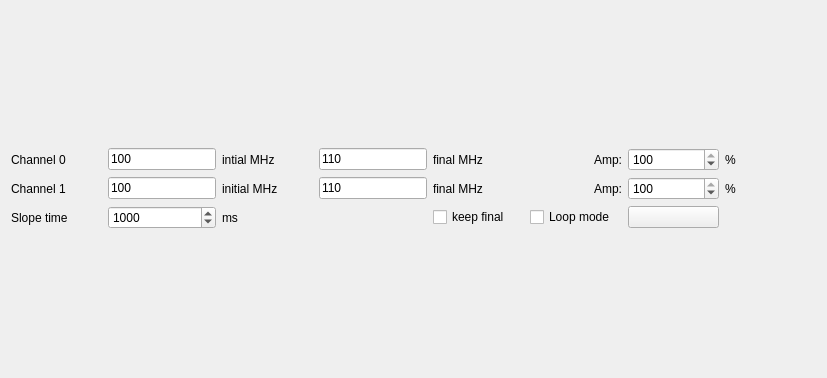
<?xml version="1.0" encoding="UTF-8"?>
<ui version="4.0">
 <class>Form</class>
 <widget class="QWidget" name="Form">
  <property name="geometry">
   <rect>
    <x>0</x>
    <y>0</y>
    <width>827</width>
    <height>378</height>
   </rect>
  </property>
  <property name="minimumSize">
   <size>
    <width>400</width>
    <height>0</height>
   </size>
  </property>
  <property name="windowTitle">
   <string>Form</string>
  </property>
  <property name="toolTip">
   <string/>
  </property>
  <layout class="QVBoxLayout" name="verticalLayout_2">
   <item>
    <layout class="QHBoxLayout" name="horizontalLayout">
     <item>
      <layout class="QVBoxLayout" name="verticalLayout">
       <item>
        <layout class="QGridLayout" name="gridLayout">
         <item row="1" column="5">
          <widget class="QLabel" name="label_3">
           <property name="text">
            <string>  Amp:</string>
           </property>
           <property name="alignment">
            <set>Qt::AlignRight|Qt::AlignTrailing|Qt::AlignVCenter</set>
           </property>
          </widget>
         </item>
         <item row="0" column="0">
          <widget class="QLabel" name="label_2">
           <property name="text">
            <string>Channel 0</string>
           </property>
          </widget>
         </item>
         <item row="1" column="3">
          <widget class="QLineEdit" name="lineEdit_freq_f_ch1">
           <property name="sizePolicy">
            <sizepolicy hsizetype="Minimum" vsizetype="Fixed">
             <horstretch>0</horstretch>
             <verstretch>0</verstretch>
            </sizepolicy>
           </property>
           <property name="text">
            <string>110</string>
           </property>
          </widget>
         </item>
         <item row="0" column="2">
          <widget class="QLabel" name="label">
           <property name="text">
            <string>intial MHz</string>
           </property>
          </widget>
         </item>
         <item row="1" column="0">
          <widget class="QLabel" name="label_2">
           <property name="text">
            <string>Channel 1</string>
           </property>
          </widget>
         </item>
         <item row="2" column="0">
          <widget class="QLabel" name="label_2">
           <property name="text">
            <string>Slope time</string>
           </property>
          </widget>
         </item>
         <item row="1" column="6">
          <widget class="QSpinBox" name="spinBox_amplitude1_slope">
           <property name="minimum">
            <number>10</number>
           </property>
           <property name="maximum">
            <number>100</number>
           </property>
           <property name="singleStep">
            <number>10</number>
           </property>
           <property name="value">
            <number>100</number>
           </property>
           <property name="displayIntegerBase">
            <number>10</number>
           </property>
          </widget>
         </item>
         <item row="1" column="7">
          <widget class="QLabel" name="label_6">
           <property name="text">
            <string>%</string>
           </property>
          </widget>
         </item>
         <item row="0" column="7">
          <widget class="QLabel" name="label_5">
           <property name="text">
            <string>%</string>
           </property>
          </widget>
         </item>
         <item row="0" column="4">
          <widget class="QLabel" name="label_2">
           <property name="text">
            <string>final MHz</string>
           </property>
          </widget>
         </item>
         <item row="0" column="5">
          <widget class="QLabel" name="label_2">
           <property name="text">
            <string>  Amp:</string>
           </property>
           <property name="alignment">
            <set>Qt::AlignRight|Qt::AlignTrailing|Qt::AlignVCenter</set>
           </property>
          </widget>
         </item>
         <item row="1" column="4">
          <widget class="QLabel" name="label_2">
           <property name="text">
            <string>final MHz</string>
           </property>
          </widget>
         </item>
         <item row="0" column="1">
          <widget class="QLineEdit" name="lineEdit_freq_i_ch0">
           <property name="sizePolicy">
            <sizepolicy hsizetype="Minimum" vsizetype="Fixed">
             <horstretch>0</horstretch>
             <verstretch>0</verstretch>
            </sizepolicy>
           </property>
           <property name="text">
            <string>100</string>
           </property>
          </widget>
         </item>
         <item row="0" column="6">
          <widget class="QSpinBox" name="spinBox_amplitude0_slope">
           <property name="minimum">
            <number>10</number>
           </property>
           <property name="maximum">
            <number>100</number>
           </property>
           <property name="singleStep">
            <number>10</number>
           </property>
           <property name="value">
            <number>100</number>
           </property>
           <property name="displayIntegerBase">
            <number>10</number>
           </property>
          </widget>
         </item>
         <item row="1" column="1">
          <widget class="QLineEdit" name="lineEdit_freq_i_ch1">
           <property name="sizePolicy">
            <sizepolicy hsizetype="Minimum" vsizetype="Fixed">
             <horstretch>0</horstretch>
             <verstretch>0</verstretch>
            </sizepolicy>
           </property>
           <property name="text">
            <string>100</string>
           </property>
          </widget>
         </item>
         <item row="2" column="2">
          <widget class="QLabel" name="label_7">
           <property name="text">
            <string>ms</string>
           </property>
          </widget>
         </item>
         <item row="2" column="1">
          <widget class="QSpinBox" name="spinBox_duration_slope">
           <property name="minimum">
            <number>1</number>
           </property>
           <property name="maximum">
            <number>999999</number>
           </property>
           <property name="value">
            <number>1000</number>
           </property>
          </widget>
         </item>
         <item row="0" column="3">
          <widget class="QLineEdit" name="lineEdit_freq_f_ch0">
           <property name="sizePolicy">
            <sizepolicy hsizetype="Minimum" vsizetype="Fixed">
             <horstretch>0</horstretch>
             <verstretch>0</verstretch>
            </sizepolicy>
           </property>
           <property name="text">
            <string>110</string>
           </property>
          </widget>
         </item>
         <item row="1" column="2">
          <widget class="QLabel" name="label_4">
           <property name="text">
            <string>initial MHz</string>
           </property>
          </widget>
         </item>
         <item row="2" column="6">
          <widget class="QPushButton" name="pushButton_Slope">
           <property name="layoutDirection">
            <enum>Qt::LeftToRight</enum>
           </property>
           <property name="text">
            <string/>
           </property>
           <property name="iconSize">
            <size>
             <width>16</width>
             <height>16</height>
            </size>
           </property>
          </widget>
         </item>
         <item row="2" column="4">
          <widget class="QCheckBox" name="checkBox_KeepFinal">
           <property name="text">
            <string>keep final</string>
           </property>
          </widget>
         </item>
         <item row="2" column="5">
          <widget class="QCheckBox" name="checkBox_c_loop">
           <property name="text">
            <string>Loop mode</string>
           </property>
          </widget>
         </item>
        </layout>
       </item>
      </layout>
     </item>
    </layout>
   </item>
  </layout>
 </widget>
 <resources/>
 <connections/>
</ui>
